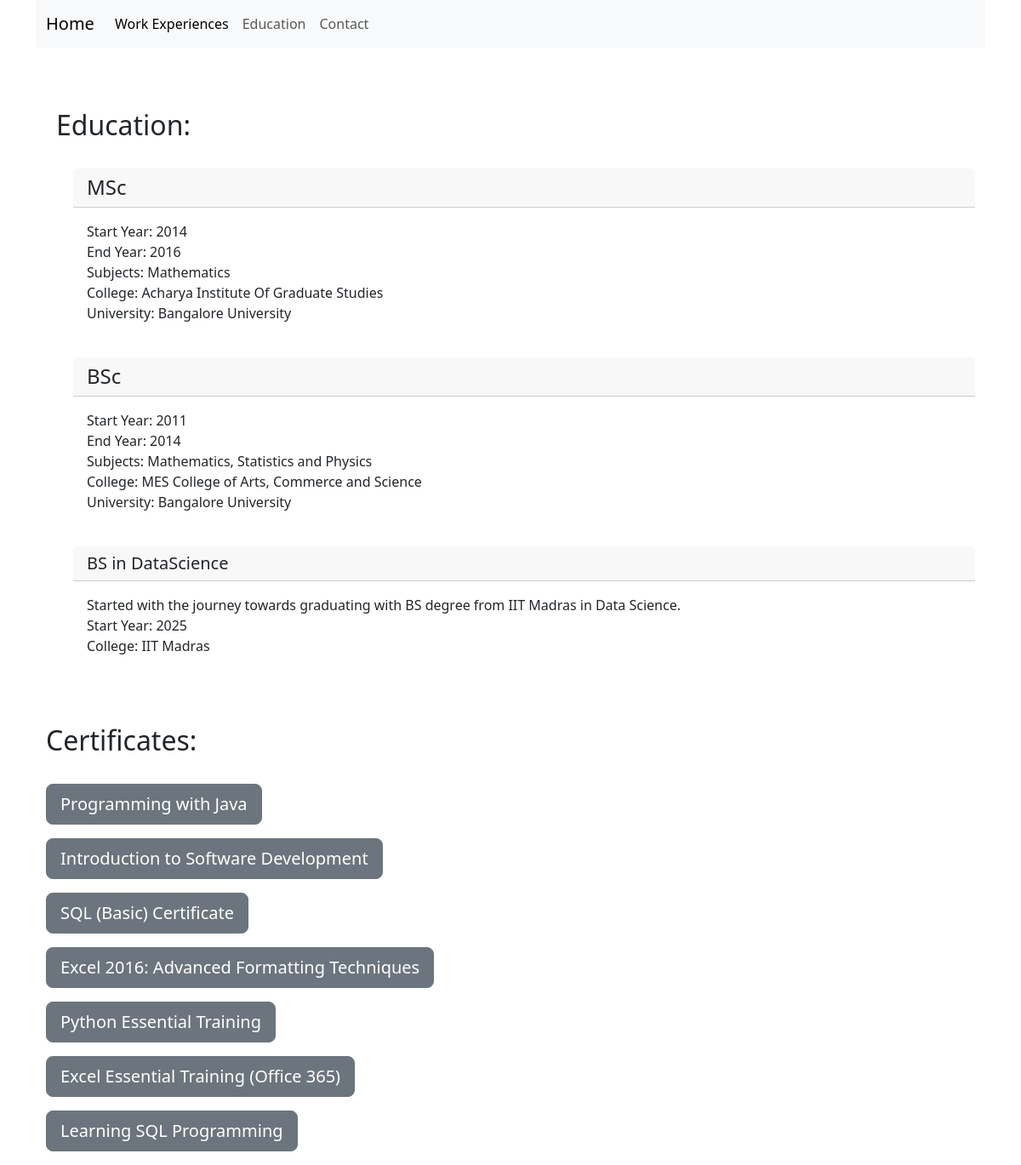
The app's page /education/ with its own data.
### resume/models.py (models this page shows, shortened)
class Education(models.Model):
    degree = models.CharField(max_length=250)
    university = models.CharField(max_length=250)
    college = models.CharField(max_length=500, default="")
    start_year = models.IntegerField()
    end_year = models.IntegerField(blank=True, null=True)
    subjects = models.TextField(default="")
    graduated = models.BooleanField(default=False)

class Certificates(models.Model):
    course_title = models.CharField(max_length=250)
    skill = models.CharField(max_length=100)
    certificate_obtained_from = models.CharField(max_length=250, default="")
    course_completion_date = models.DateField()
    certificate_obtained = models.BooleanField(default=True)
    certificate_link = models.CharField(max_length=1000, default="")

### resume/views.py (the view)
# urls.py: path("education/", views.education, name="education"),
def education(request):
    education = Education.objects.all().order_by('-start_year')
    certificates = Certificates.objects.all().order_by('-course_completion_date')
    return render(request, 'resume/education.html',
                  context={'education':education, 'certificates': certificates})

### resume/templates/resume/education.html (shortened to what this page needs)
{% extends 'resume/base.html' %}
{% block content %}
<br><br>
<div class="container-fluid">
    <div class="container">
    <h2>Education:</h2><br>
    </div>
{% if education %}
    <ul>
        {% for edu in education %}
        <div class="card border-0">
          <h4 class="card-header">{{ edu.degree }}</h4>
          <div class="card-body">
              {% if edu.end_year %}
              <p class="card-text">
                  Start Year: {{ edu.start_year }}<br>
                  End Year: {{ edu.end_year }}<br>
                  Subjects: {{ edu.subjects }}<br>
                  College: {{ edu.college }}<br>
                  University: {{ edu.university }}<br>
              </p>
              {% endif %}
          </div>
        </div>
        <br>
        {% endfor %}
        <div class="card border-0">
          <h5 class="card-header">BS in DataScience</h5>
          <div class="card-body">
            <p class="card-text">
                Started with the journey towards graduating with BS degree from IIT Madras in Data Science.<br>
                Start Year: 2025<br>
                College: IIT Madras<br>
            </p>
          </div>
        </div>
    </ul>
    </div>
{% endif %}
<br><br>
<div class="container-fluid">
    <h2>Certificates:</h2>
    <br>
    <div class="col-md-6">
        {% if certificates %}
        {% for certificate in certificates %}
            <p class="d-inline-flex gap-1">
                <button class="btn btn-secondary btn-lg" type="button" data-bs-toggle="collapse" data-bs-target="#multiCollapseExample{{ forloop.counter }}" aria-expanded="false" aria-controls="multiCollapseExample{{ forloop.counter }}">
                  {{ certificate.course_title }}
                </button>
            </p>
        {% endfor %}
        {% endif %}
    </div>
</div>
{% endblock %}

### resume/templates/resume/base.html (shortened to what this page needs)
<html lang="en">
    <head>
        <link href="https://cdn.jsdelivr.net/npm/bootstrap@5.3.5/dist/css/bootstrap.min.css" rel="stylesheet">
    </head>
    <body>
    <div class="container">
    <nav class="navbar navbar-expand-lg bg-body-tertiary">
  <div class="container-fluid">
    <a class="navbar-brand" href="{% url 'home' %}">Home</a>
    <div class="collapse navbar-collapse" id="navbarNav">
      <ul class="navbar-nav">
        <li class="nav-item">
          <a class="nav-link active" aria-current="page" href="{% url 'work_experiences' %}">Work Experiences</a>
        </li>
        <li class="nav-item">
          <a class="nav-link" href="{% url 'education' %}">Education</a>
        </li>
        <li class="nav-item">
          <a class="nav-link" href="{% url 'contact' %}">Contact</a>
        </li>
      </ul>
    </div>
  </div>
</nav>
        <br>
        {% block content %}
        {% endblock %}
    </div>
    </body>
</html>

### records on screen
Education: degree "MSc", start_year "2014", end_year "2016", subjects "Mathematics", college "Acharya Institute Of Graduate Studies", university "Bangalore University"
Education: degree "BSc", start_year "2011", end_year "2014", subjects "Mathematics, Statistics and Physics", college "MES College of Arts, Commerce and Science", university "Bangalore University"
Certificates: course_title "Programming with Java"
Certificates: course_title "Introduction to Software Development"
Certificates: course_title "SQL (Basic) Certificate"
Certificates: course_title "Excel 2016: Advanced Formatting Techniques"
Certificates: course_title "Python Essential Training"
Certificates: course_title "Excel Essential Training (Office 365)"
Certificates: course_title "Learning SQL Programming"
